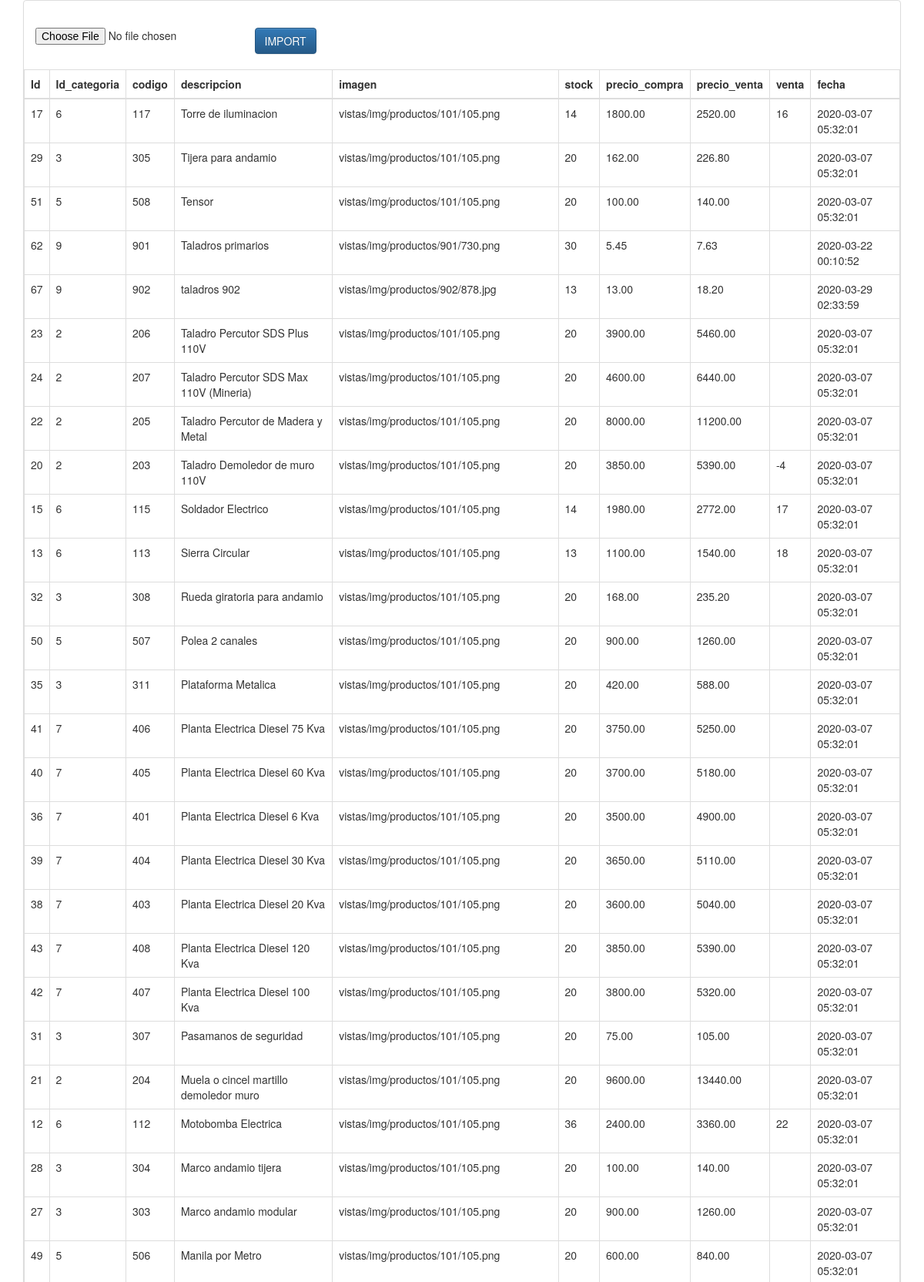
The app's page /cvs/index.php (upper part) with its own data.
### tables this page shows
CREATE TABLE t_Productos
(
  id INTEGER UNSIGNED PRIMARY KEY AUTO_INCREMENT,
  id_categoria INTEGER UNSIGNED NOT NULL,
  codigo VARCHAR(45) NOT NULL,
  descripcion VARCHAR(80) NOT NULL,
  imagen VARCHAR(100) NULL,
  stock INTEGER UNSIGNED NOT NULL DEFAULT 1,
  precio_compra decimal(10,2) DEFAULT NULL,
	precio_venta decimal(10,2) DEFAULT NULL,
  ventas varchar(45) DEFAULT NULL,  
  fecha DATETIME NOT NULL DEFAULT CURRENT_TIMESTAMP,
	FOREIGN KEY(id_categoria) REFERENCES t_Categoria(id)
	ON DELETE RESTRICT ON UPDATE CASCADE
);

### cvs/index.php (the view, shortened to what this page needs)
<?php
	require_once("db_connect.php")
?>
<!DOCTYPE html>
<html>
<head>
			<link rel="stylesheet" href="https://maxcdn.bootstrapcdn.com/bootstrap/3.3.5/css/bootstrap.min.css">
		<link rel="stylesheet" href="https://maxcdn.bootstrapcdn.com/bootstrap/3.3.5/css/bootstrap-theme.min.css">
</head>
<body>
	<div class="container">
	<div class="panel panel-default">
	<div class="panel-body">
	<br>
	<div class="row">
	<form action="import.php" method="post" enctype="multipart/form-data" id="import_form">
	<div class="col-md-3">
	<input type="file" name="file" />
	</div>
	<div class="col-md-5">
	<input type="submit" class="btn btn-primary" name="import_data" value="IMPORT">
	</div>
	</form>
	</div>
	<br>
	<div class="row">
	<table class="table table-bordered">
	<thead>
	<tr>
	<th>Id</th>
	<th>Id_categoria</th>
	<th>codigo</th>
	<th>descripcion</th>
	<th>imagen</th>
	<th>stock</th>
	<th>precio_compra</th>
	<th>precio_venta</th>
	<th>venta</th>
	<th>fecha</th>
	</tr>
	</thead>
	<tbody>
	<?php
		$sql = "SELECT id, id_categoria, codigo, descripcion, imagen, stock, precio_compra,  precio_venta,ventas,fecha FROM t_Productos ORDER BY descripcion DESC";
		$resultset = mysqli_query($conn, $sql) or die("database error:". mysqli_error($conn));
		if(mysqli_num_rows($resultset)) {
		while( $rows = mysqli_fetch_assoc($resultset) )
		 {
			?>
				<tr>
				<td><?php echo $rows['id']; ?></td>
				<td><?php echo $rows['id_categoria']; ?></td>
				<td><?php echo $rows['codigo']; ?></td>
				<td><?php echo $rows['descripcion']; ?></td>
				<td><?php echo $rows['imagen']; ?></td>
				<td><?php echo $rows['stock']; ?></td>
				<td><?php echo $rows['precio_compra']; ?></td>
				<td><?php echo $rows['precio_venta']; ?></td>
				<td><?php echo $rows['ventas']; ?></td>
				<td><?php echo $rows['fecha']; ?></td>
				</tr>
			<?php } }
			 else { ?>
		<tr><td colspan="5">No records to display.....</td></tr>
		<?php } ?>
		</tbody>
	</table>
	</div>
	</div>
	</div>
	</div>
</body>

### records on screen
t_productos: id "17", id_categoria "6", codigo "117", descripcion "Torre de iluminacion", imagen "vistas/img/productos/101/105.png", stock "14", precio_compra "1800.00", precio_venta "2520.00", ventas "16", fecha "2020-03-07 05:32:01"
t_productos: id "29", id_categoria "3", codigo "305", descripcion "Tijera para andamio", imagen "vistas/img/productos/101/105.png", stock "20", precio_compra "162.00", precio_venta "226.80", fecha "2020-03-07 05:32:01"
t_productos: id "51", id_categoria "5", codigo "508", descripcion "Tensor", imagen "vistas/img/productos/101/105.png", stock "20", precio_compra "100.00", precio_venta "140.00", fecha "2020-03-07 05:32:01"
t_productos: id "62", id_categoria "9", codigo "901", descripcion "Taladros primarios", imagen "vistas/img/productos/901/730.png", stock "30", precio_compra "5.45", precio_venta "7.63", fecha "2020-03-22 00:10:52"
t_productos: id "67", id_categoria "9", codigo "902", descripcion "taladros 902", imagen "vistas/img/productos/902/878.jpg", stock "13", precio_compra "13.00", precio_venta "18.20", fecha "2020-03-29 02:33:59"
t_productos: id "23", id_categoria "2", codigo "206", descripcion "Taladro Percutor SDS Plus 110V", imagen "vistas/img/productos/101/105.png", stock "20", precio_compra "3900.00", precio_venta "5460.00", fecha "2020-03-07 05:32:01"
t_productos: id "24", id_categoria "2", codigo "207", descripcion "Taladro Percutor SDS Max 110V (Mineria)", imagen "vistas/img/productos/101/105.png", stock "20", precio_compra "4600.00", precio_venta "6440.00", fecha "2020-03-07 05:32:01"
t_productos: id "22", id_categoria "2", codigo "205", descripcion "Taladro Percutor de Madera y Metal", imagen "vistas/img/productos/101/105.png", stock "20", precio_compra "8000.00", precio_venta "11200.00", fecha "2020-03-07 05:32:01"
t_productos: id "20", id_categoria "2", codigo "203", descripcion "Taladro Demoledor de muro 110V", imagen "vistas/img/productos/101/105.png", stock "20", precio_compra "3850.00", precio_venta "5390.00", ventas "-4", fecha "2020-03-07 05:32:01"
t_productos: id "15", id_categoria "6", codigo "115", descripcion "Soldador Electrico", imagen "vistas/img/productos/101/105.png", stock "14", precio_compra "1980.00", precio_venta "2772.00", ventas "17", fecha "2020-03-07 05:32:01"
t_productos: id "13", id_categoria "6", codigo "113", descripcion "Sierra Circular", imagen "vistas/img/productos/101/105.png", stock "13", precio_compra "1100.00", precio_venta "1540.00", ventas "18", fecha "2020-03-07 05:32:01"
t_productos: id "32", id_categoria "3", codigo "308", descripcion "Rueda giratoria para andamio", imagen "vistas/img/productos/101/105.png", stock "20", precio_compra "168.00", precio_venta "235.20", fecha "2020-03-07 05:32:01"
t_productos: id "50", id_categoria "5", codigo "507", descripcion "Polea 2 canales", imagen "vistas/img/productos/101/105.png", stock "20", precio_compra "900.00", precio_venta "1260.00", fecha "2020-03-07 05:32:01"
t_productos: id "35", id_categoria "3", codigo "311", descripcion "Plataforma Metalica", imagen "vistas/img/productos/101/105.png", stock "20", precio_compra "420.00", precio_venta "588.00", fecha "2020-03-07 05:32:01"
t_productos: id "41", id_categoria "7", codigo "406", descripcion "Planta Electrica Diesel 75 Kva", imagen "vistas/img/productos/101/105.png", stock "20", precio_compra "3750.00", precio_venta "5250.00", fecha "2020-03-07 05:32:01"
t_productos: id "40", id_categoria "7", codigo "405", descripcion "Planta Electrica Diesel 60 Kva", imagen "vistas/img/productos/101/105.png", stock "20", precio_compra "3700.00", precio_venta "5180.00", fecha "2020-03-07 05:32:01"
t_productos: id "36", id_categoria "7", codigo "401", descripcion "Planta Electrica Diesel 6 Kva", imagen "vistas/img/productos/101/105.png", stock "20", precio_compra "3500.00", precio_venta "4900.00", fecha "2020-03-07 05:32:01"
t_productos: id "39", id_categoria "7", codigo "404", descripcion "Planta Electrica Diesel 30 Kva", imagen "vistas/img/productos/101/105.png", stock "20", precio_compra "3650.00", precio_venta "5110.00", fecha "2020-03-07 05:32:01"
t_productos: id "38", id_categoria "7", codigo "403", descripcion "Planta Electrica Diesel 20 Kva", imagen "vistas/img/productos/101/105.png", stock "20", precio_compra "3600.00", precio_venta "5040.00", fecha "2020-03-07 05:32:01"
t_productos: id "43", id_categoria "7", codigo "408", descripcion "Planta Electrica Diesel 120 Kva", imagen "vistas/img/productos/101/105.png", stock "20", precio_compra "3850.00", precio_venta "5390.00", fecha "2020-03-07 05:32:01"
t_productos: id "42", id_categoria "7", codigo "407", descripcion "Planta Electrica Diesel 100 Kva", imagen "vistas/img/productos/101/105.png", stock "20", precio_compra "3800.00", precio_venta "5320.00", fecha "2020-03-07 05:32:01"
t_productos: id "31", id_categoria "3", codigo "307", descripcion "Pasamanos de seguridad", imagen "vistas/img/productos/101/105.png", stock "20", precio_compra "75.00", precio_venta "105.00", fecha "2020-03-07 05:32:01"
t_productos: id "21", id_categoria "2", codigo "204", descripcion "Muela o cincel martillo demoledor muro", imagen "vistas/img/productos/101/105.png", stock "20", precio_compra "9600.00", precio_venta "13440.00", fecha "2020-03-07 05:32:01"
t_productos: id "12", id_categoria "6", codigo "112", descripcion "Motobomba Electrica", imagen "vistas/img/productos/101/105.png", stock "36", precio_compra "2400.00", precio_venta "3360.00", ventas "22", fecha "2020-03-07 05:32:01"
t_productos: id "28", id_categoria "3", codigo "304", descripcion "Marco andamio tijera", imagen "vistas/img/productos/101/105.png", stock "20", precio_compra "100.00", precio_venta "140.00", fecha "2020-03-07 05:32:01"
t_productos: id "27", id_categoria "3", codigo "303", descripcion "Marco andamio modular", imagen "vistas/img/productos/101/105.png", stock "20", precio_compra "900.00", precio_venta "1260.00", fecha "2020-03-07 05:32:01"
t_productos: id "49", id_categoria "5", codigo "506", descripcion "Manila por Metro", imagen "vistas/img/productos/101/105.png", stock "20", precio_compra "600.00", precio_venta "840.00", fecha "2020-03-07 05:32:01"
